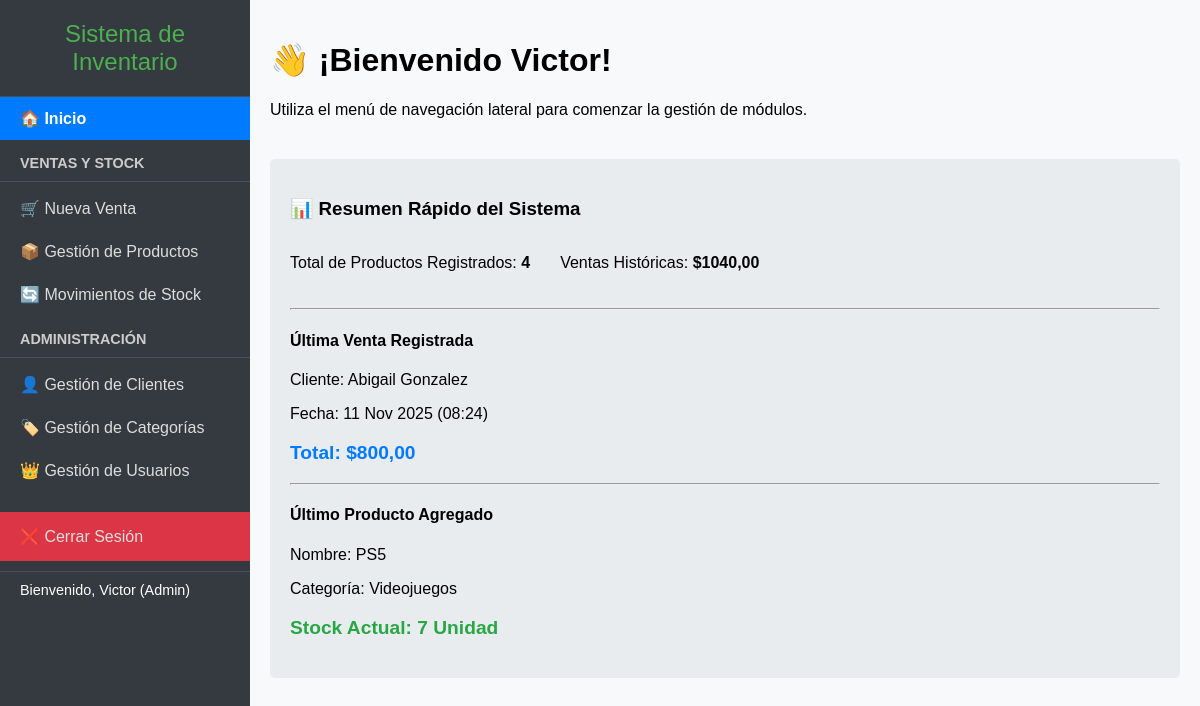
The app's page / (signed in), older data.
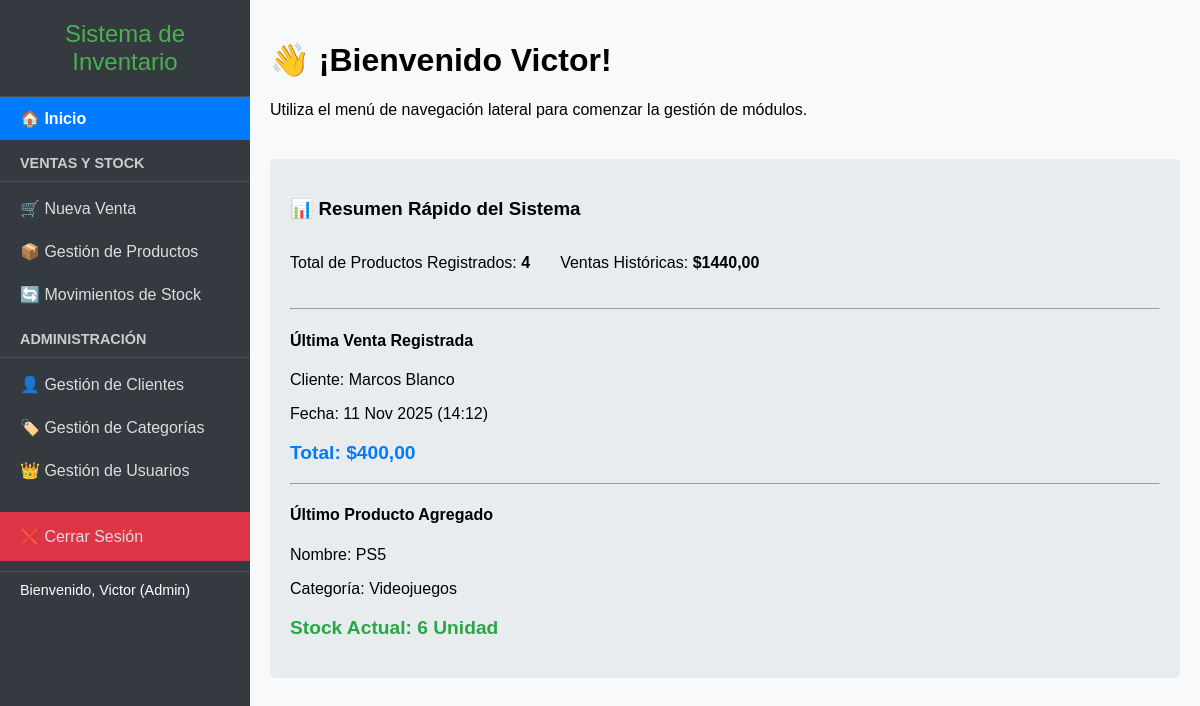
The same page, newer data.
### inventario/models.py (models this page shows, shortened)
class Venta(models.Model):
    cliente = models.ForeignKey(
        Cliente,
        on_delete=models.PROTECT, # No se puede eliminar un cliente si tiene ventas
        verbose_name='Cliente'
    )
    vendedor = models.ForeignKey(
        User,
        on_delete=models.PROTECT, # No se puede eliminar un usuario si tiene ventas registradas
        verbose_name='Vendedor (Usuario)'
    )
    fecha_venta = models.DateTimeField(auto_now_add=True, verbose_name='Fecha de Venta')
    total = models.DecimalField(max_digits=10, decimal_places=2, default=0.00, verbose_name='Total de la Venta')
    estado = models.CharField(max_length=50, default='Pagada', verbose_name='Estado')
    class Meta:
        verbose_name = 'Venta'
        verbose_name_plural = 'Ventas'
        ordering = ['-fecha_venta']

class Cliente(models.Model):
    nombre_completo = models.CharField(max_length=150, unique=True, verbose_name='Nombre o Razón Social')
    cedula_ruc = models.CharField(max_length=20, unique=True, blank=True, null=True, verbose_name='Cédula/RUC (Identificación)')
    direccion = models.CharField(max_length=255, blank=True, null=True, verbose_name='Dirección')
    telefono = models.CharField(max_length=20, blank=True, null=True, verbose_name='Teléfono')
    email = models.EmailField(max_length=100, blank=True, null=True, verbose_name='Email')
    fecha_creacion = models.DateTimeField(auto_now_add=True, verbose_name='Fecha de Creación')
    class Meta:
        verbose_name = 'Cliente'
        verbose_name_plural = 'Clientes'
        ordering = ['nombre_completo']

class Producto(models.Model):
    idProducto = models.AutoField(primary_key=True)
    nombre = models.CharField(max_length=200, verbose_name='Nombre del Producto')
    categoria = models.ForeignKey(
        Categoria,
        on_delete=models.SET_NULL,
        null=True,
        blank=True,
        verbose_name='Categoría'
    )
    stock = models.IntegerField(default=0, verbose_name='Stock Disponible') # Lo actualizaremos con MovimientoStock
    precio = models.DecimalField(max_digits=10, decimal_places=2, verbose_name='Precio de Venta')
    unidad_medida = models.CharField(max_length=50, default='Unidad', verbose_name='Unidad de Medida')
    class Meta:
        verbose_name = "Producto"
        verbose_name_plural = "Productos"

class Categoria(models.Model):
    idCategoria = models.AutoField(primary_key=True) # Clave primaria autoincremental
    nombre = models.CharField(max_length=100, unique=True, verbose_name='Nombre de la Categoría')
    class Meta:
        verbose_name = "Categoría"
        verbose_name_plural = "Categorías"

### inventario/views.py (the view)
# urls.py: path('', views.home_inventario, name='home_inventario'),
@login_required
def home_inventario(request):
    try:
        ultima_venta = Venta.objects.latest('fecha_venta')
    except Venta.DoesNotExist:
        ultima_venta = None
    try:
        ultimo_producto = Producto.objects.latest('idProducto')
    except Producto.DoesNotExist:
        ultimo_producto = None
    total_ventas = Venta.objects.aggregate(Sum('total'))['total__sum'] or 0
    total_productos = Producto.objects.count()
    contexto = {
        'ultima_venta': ultima_venta,
        'ultimo_producto': ultimo_producto,
        'total_ventas': total_ventas,
        'total_productos': total_productos,
    }
    return render(request, 'home_inventario.html', contexto)

### templates/home_inventario.html (shortened to what this page needs)
{% extends 'base.html' %}
{% block content %}
    <div class="dashboard-content">
        <h1>👋 ¡Bienvenido {{ user.username }}!</h1>
        <p>Utiliza el menú de navegación lateral para comenzar la gestión de módulos.</p>
        <div style="margin-top: 40px; padding: 20px; background-color: #e9ecef; border-radius: 5px;">
            <h3>📊 Resumen Rápido del Sistema</h3>
            <div style="display: flex; gap: 30px; margin-bottom: 20px;">
                <p>Total de Productos Registrados: <strong>{{ total_productos }}</strong></p>
                <p>Ventas Históricas: <strong>${{ total_ventas|default:"0.00"|floatformat:2 }}</strong></p>
            </div>
            <hr>
            <h4>Última Venta Registrada</h4>
            {% if ultima_venta %}
                <p style="margin-bottom: 5px;">
                    Cliente: {{ ultima_venta.cliente.nombre_completo }}
                </p>
                <p style="margin-bottom: 5px;">
                    Fecha: {{ ultima_venta.fecha_venta|date:"d M Y (H:i)" }}
                </p>
                <p style="font-size: 1.2em; font-weight: bold; color: #007bff;">
                    Total: ${{ ultima_venta.total|floatformat:2 }}
                </p>
            {% else %}
                <p>Aún no se ha registrado ninguna venta.</p>
            {% endif %}
            <hr>
            <h4>Último Producto Agregado</h4>
            {% if ultimo_producto %}
                <p style="margin-bottom: 5px;">
                    Nombre: {{ ultimo_producto.nombre }}
                </p>
                <p style="margin-bottom: 5px;">
                    Categoría: {{ ultimo_producto.categoria.nombre|default:"Sin Categoría" }}
                </p>
                <p style="font-size: 1.2em; font-weight: bold; color: #28a745;">
                    Stock Actual: {{ ultimo_producto.stock }} {{ ultimo_producto.unidad_medida }}
                </p>
            {% else %}
                <p>No hay productos registrados en el inventario.</p>
            {% endif %}
        </div>
    </div>
{% endblock content %}

Row changes from the older to the newer data that the page shows:
no longer on this page (row unchanged): Venta: cliente.nombre_completo "Abigail Gonzalez", fecha_venta "11 Nov 2025 (08:24)", total "800,00"
added Venta: cliente.nombre_completo "Marcos Blanco", fecha_venta "11 Nov 2025 (14:12)", total "400,00"
changed Producto "Unidad": stock "7" → "6"
Text that changed along with them:
{{ total_ventas|default:"0.00"|floatformat:2 }}: "1040,00" → "1440,00"
